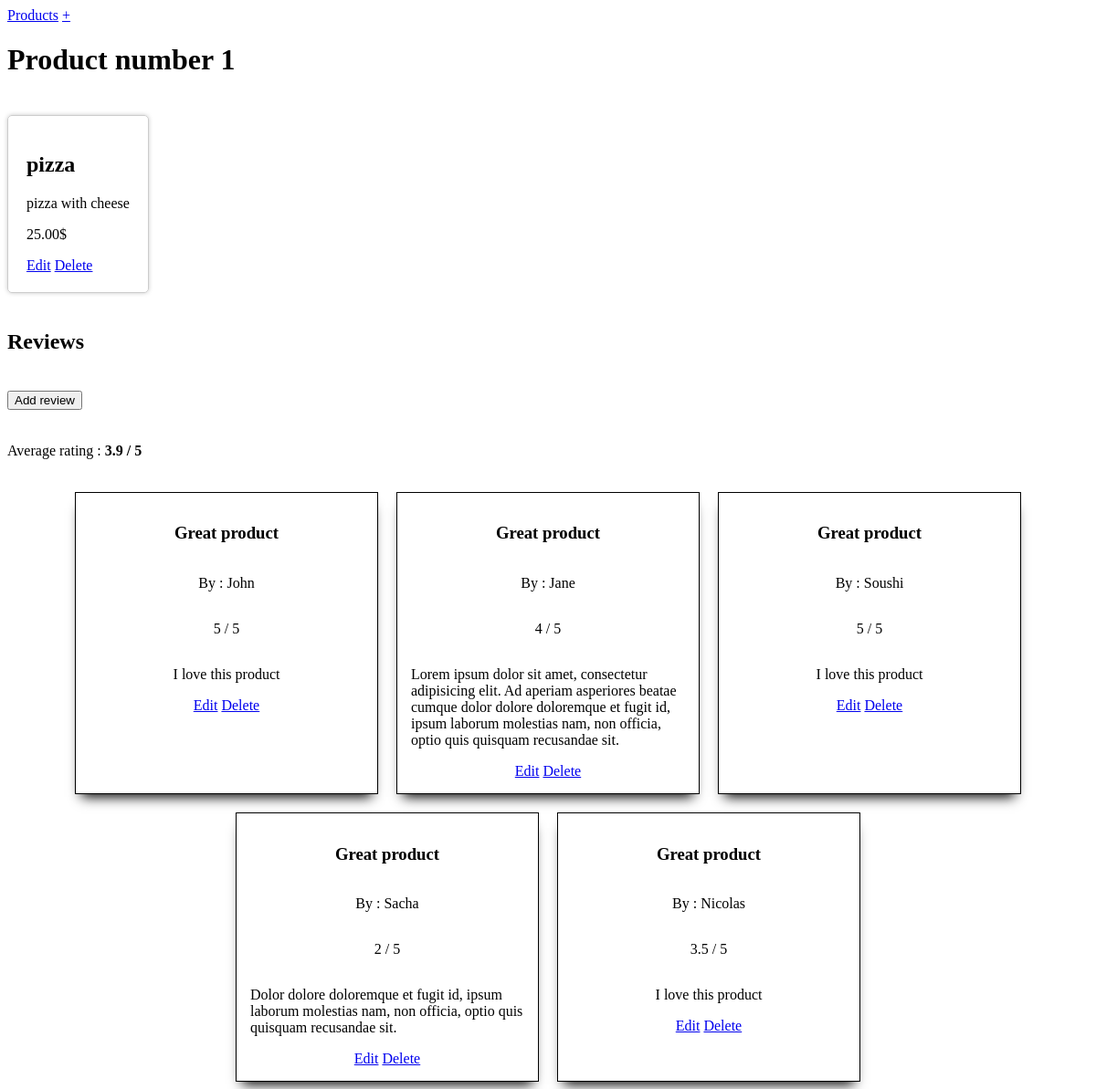
The page /product?product_id=1 on the database its author committed.
### tables this page shows
CREATE TABLE products
(
    id          INT AUTO_INCREMENT
        PRIMARY KEY,
    name        VARCHAR(255)   NOT NULL,
    price       DECIMAL(10, 2) NOT NULL,
    description TEXT           NULL,
    created_at  DATETIME       NOT NULL DEFAULT CURRENT_TIMESTAMP,
    updated_at  DATETIME       NOT NULL DEFAULT CURRENT_TIMESTAMP ON UPDATE CURRENT_TIMESTAMP
);

CREATE TABLE reviews
(
    id         INT AUTO_INCREMENT
        PRIMARY KEY,
    product_id INT          NOT NULL,
    title      VARCHAR(255) NOT NULL,
    name       VARCHAR(255) NOT NULL,
    rating     FLOAT        NOT NULL,
    content    TEXT         NOT NULL,
    CONSTRAINT product_id_fk
        FOREIGN KEY (product_id) REFERENCES products (id)
            ON DELETE CASCADE
);

### index.php (called while the page is built)
<?php
require "core/bootstrap.php";
require Router::load('routes.php')
    ->direct(Request::uri());

### core/bootstrap.php (called while the page is built, shortened)
<?php
$app = [];
$app['config'] = require 'config.php';

### models/ProductsModel.php (called while the page is built, shortened)
<?php
class ProductsModel
{
    private $connection = null;
    public function __construct($connection)
    {
        $this->connection = $connection;
    }
    public function getProduct($product_id)
    {
        $sql = "SELECT * FROM products WHERE id = ?";
        $results = $this->connection->prepare($sql);
        $results->execute([$product_id]);
        $product = $results->fetch(PDO::FETCH_ASSOC);
        return $product;
    }
}

### models/ReviewsModel.php (called while the page is built, shortened)
<?php
class ReviewsModel
{
    private $connection = null;
    private array $reviews = [];
    public function __construct($connection)
    {
        $this->connection = $connection;
    }
    public function getAllReviews($product_id)
    {
        $sql = "SELECT * FROM reviews WHERE product_id = ?";
        $results = $this->connection->prepare($sql);
        $results->execute([$product_id]);
        $reviews = $results->fetchAll(PDO::FETCH_ASSOC);
        foreach ($reviews as $review) {
            $this->reviews[] = $review;
        }
        return $this->reviews;
    }
    public function getSumOfRatings($product_id)
    {
        $sql = "SELECT SUM(rating) AS sum FROM reviews WHERE product_id = ?";
        $results = $this->connection->prepare($sql);
        $results->execute([$product_id]);
        $sum = $results->fetch(PDO::FETCH_ASSOC);
        return $sum['sum'];
    }
}

### views/pages/products/product.view.php (the view)
<?php require "views/partials/head.php" ?>
<main>
  <h1>Product number <?= $product['id'] ?></h1>
  <div class="product">
    <h2><?= $product['name'] ?></h2>
    <p><?= $product['description'] ?></p>
    <p><?= $product['price'] ?>$</p>
    <div class="buttons">
      <a href="product/edit?product_id=<?= $product['id'] ?>">Edit</a>
      <a href="product/delete?product_id=<?= $product['id'] ?>">Delete</a>
    </div>
  </div>
  <h2>Reviews</h2>
  <a href="review/add?product_id=<?= $product['id'] ?>">
    <button>Add review</button>
  </a>
  <?php if ($reviews): ?>
    <p>Average rating : <b><?= $average_rating ?> / 5</b></p>
    <div class="reviews">
      <?php foreach ($reviews as $review): ?>
        <div class="review">
          <h3><?= $review['title'] ?></h3>
          <p>By : <?= $review['name'] ?></p>
          <p><?= $review['rating'] ?> / 5</p>
          <p><?= $review['content'] ?></p>
          <div class="buttons">
            <a href="review/edit?review_id=<?= $review['id'] ?>">Edit</a>
            <a href="review/delete?review_id=<?= $review['id'] ?>">Delete</a>
          </div>
        </div>
      <?php endforeach; ?>
    </div>
  <?php else: ?>
    <p>No reviews yet</p>
  <?php endif; ?>
</main>
<?php require "views/partials/footer.php" ?>

### controllers/products/product.php (shortened to what this page needs)
<?php
require "models/ProductsModel.php";
require "models/ReviewsModel.php";
$products_model = new ProductsModel($app['database']);
$reviews_model = new ReviewsModel($app['database']);
$product_id = $_GET['product_id'] ?? null;
if ($product_id) {
    $product = $products_model->getProduct($product_id);
    $reviews = $reviews_model->getAllReviews($product_id);
    if ($reviews) {
        $sum_of_ratings = $reviews_model->getSumOfRatings($product_id);
        $average_rating = round($sum_of_ratings / count($reviews), 2);
    }
    require "views/pages/products/product.view.php";
}

### views/partials/head.php (shortened to what this page needs)
<!DOCTYPE html>
<html lang="en">
<head>
  <link rel="stylesheet" href="/public/css/style.css">
</head>
<body>
<?php require "views/partials/nav.php"; ?>

### views/partials/nav.php
<nav><a href="/products">Products</a> <span><a href="/product/add">+</a></span></nav>

### public/css/style.css (style rules this page uses)
main { display: flex; flex-direction: column; gap: 20px; }
.product { width: max-content; padding: 20px; border: 1px solid #ccc; border-radius: 5px; box-shadow: 0 0 5px #ccc; }
.reviews { display: flex; flex-wrap: wrap; justify-content: center; gap: 20px; }
.review { width: 300px; padding: 15px; display: flex; flex-direction: column; align-items: center; border: solid 1px #000; -webkit-box-shadow: 0px 10px 13px -7px #000000, 5px 5px 15px 5px rgba(0,0,0,0); box-shadow: 0px 10px 13px -7px #000000, 5px 5px 15px 5px rgba(0,0,0,0); }

### rows shown on the page
products: id "1", name "pizza", description "pizza with cheese", price "25.00"
reviews: title "Great product", name "John", rating "5", content "I love this product"
reviews: title "Great product", name "Jane", rating "4", content "Lorem ipsum dolor sit amet, consectetur adipisicing elit. Ad aperiam asperiores beatae cumque dolor dolore doloremque et fugit id, ipsum laborum molestias nam, non officia, optio quis quisquam recusandae sit."
reviews: title "Great product", name "Soushi", rating "5", content "I love this product"
reviews: title "Great product", name "Sacha", rating "2", content "Dolor dolore doloremque et fugit id, ipsum laborum molestias nam, non officia, optio quis quisquam recusandae sit."
reviews: title "Great product", name "Nicolas", rating "3.5", content "I love this product"

### other values the page prints
$average_rating "3.9"
